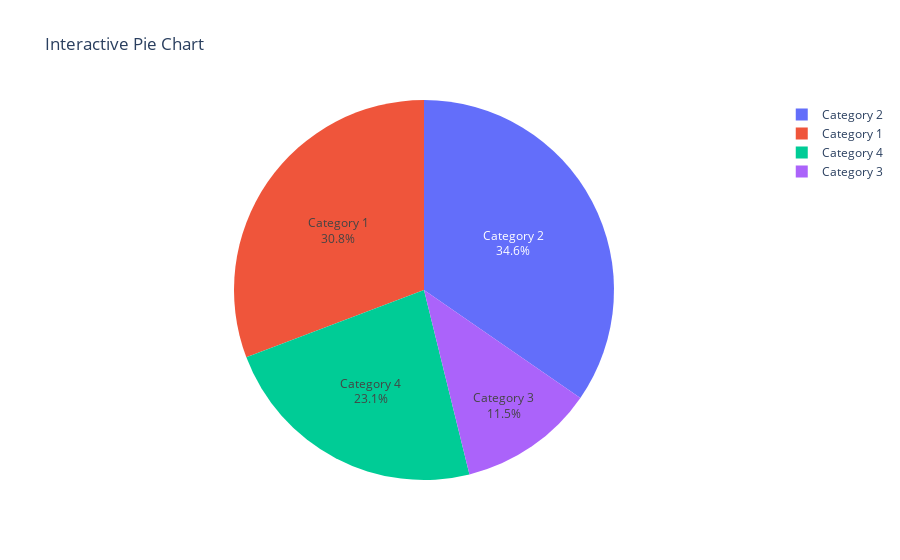

The notebook cell this image was saved under:
### Markdown cell above
# 21- Using Plotly, create an interactive pie chart of randomly generated data, add labels and percentages, set the title as 'Interactive Pie Chart'

### Code cell
#importing the necessary libraries
import plotly.graph_objs as go
import numpy as np

# Generating random data
categories = ['Category 1', 'Category 2', 'Category 3', 'Category 4']
values = np.random.randint(1, 10, size=len(categories))

# Creating a Plotly pie chart
fig = go.Figure(data=[go.Pie(labels=categories, values=values)])

# Set labels and percentages
fig.update_traces(textinfo='label+percent')

# Set the title
fig.update_layout(title='Interactive Pie Chart')

# Display the plot
fig.show()

### Figure 1 — Plotly figure (JSON) as saved in the notebook; plotly's stock layout.template omitted (floating-point values rounded to 4 significant figures)
{"data": [{"labels": ["Category 1", "Category 2", "Category 3", "Category 4"], "textinfo": "label+percent", "type": "pie", "values": [8, 9, 3, 6]}], "layout": {"title": {"text": "Interactive Pie Chart"}}}
